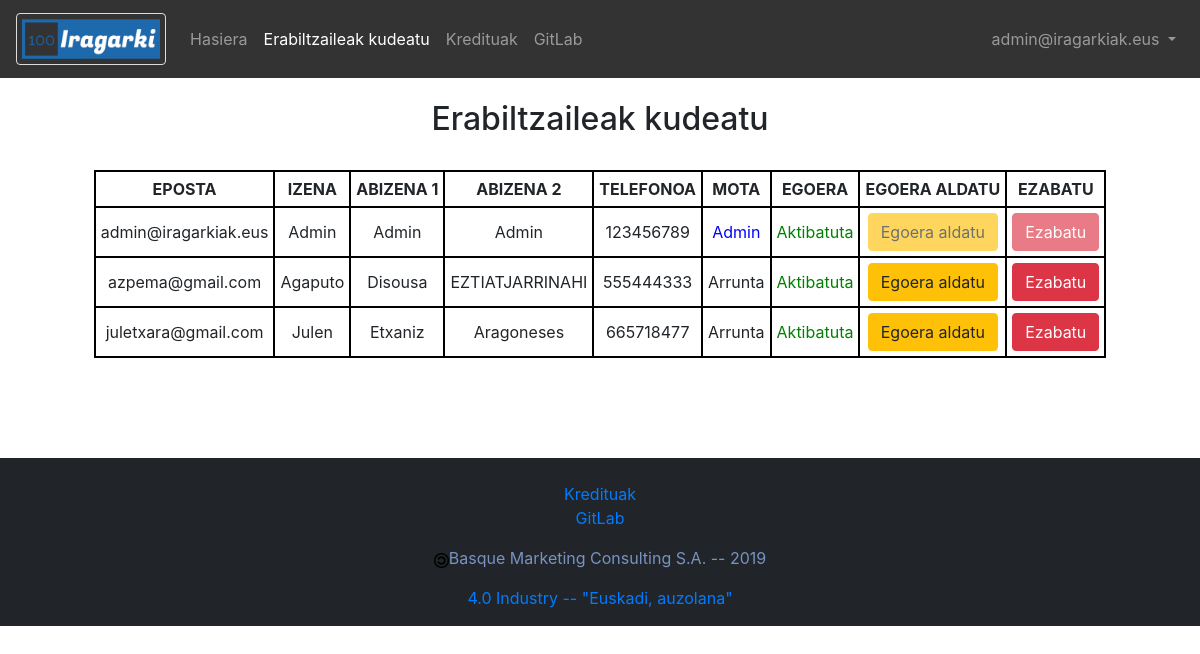
Screenshot of /php/HandlingAccounts.php (signed in) with the database file from the repository.
### tables this page shows
CREATE TABLE IF NOT EXISTS `users` (
  `email` varchar(100) NOT NULL,
  `password` varchar(100) NOT NULL,
  `name` varchar(100) NOT NULL,
  `surname1` varchar(100) NOT NULL,
  `surname2` varchar(100) NOT NULL,
  `telephone` int(11) NOT NULL,
  `banned` int(11) NOT NULL,
  `admin` int(11) NOT NULL,
  PRIMARY KEY (`email`)
);

### php/HandlingAccounts.php (the view, shortened to what this page needs)
<!DOCTYPE html>
<html>
<head>
</head>
<body>
    <?php include '../php/Menus.php' ?>
    <div class="main">
        <div id="taula">
			<h2>Erabiltzaileak kudeatu</h2>
			<br>
            <?php
                include '../php/DbConfig.php';
				$esteka = mysqli_connect($zerbitzaria, $erabiltzailea, $gakoa, $db) or die("Errorea datu-baseko konexioan");
				$sql = "SELECT * FROM users";
				$emaitza = mysqli_query($esteka, $sql) or die("Errorea datu-baseko kontsultan");
				echo '<table> <thead> <tr> <th> EPOSTA </th> <th> IZENA </th>
				<th> ABIZENA 1 </th> <th> ABIZENA 2 </th> <th> TELEFONOA </th> <th> MOTA </th>
				<th> EGOERA </th> <th> EGOERA ALDATU </th> <th> EZABATU </th> </tr> </thead> <tbody>';
				while ($row = mysqli_fetch_array($emaitza, MYSQLI_ASSOC)) {
					echo '<tr> <td>'.$row['email'].'</td> <td>'.$row['name'].'</td> <td>'.$row['surname1'].'</td>
					<td>'.$row['surname2'].'</td> <td>'.$row['telephone'].'</td> <td>'.admin($row['admin']).'</td>
					<td>'.banned($row['banned']).'</td> <td>'.aldatuButton($row['admin']).'</td> <td> '.ezabatuButton($row['admin']).' </td> </tr>';
				}
				echo '</tbody> </table>';
				function admin($admin) {
					if ($admin)
						return "<span style='color:blue'>Admin</span>";
					return "<span>Arrunta</span>";
				}
				function banned($banned) {
					return "<span style='color:green'>Aktibatuta</span>";
				}
				function aldatuButton($admin) {
					if ($admin)
						return '<button class="aldatu btn btn-warning" disabled>Egoera aldatu</button>';
					return '<button class="aldatu btn btn-warning">Egoera aldatu</button>';
				}
				function ezabatuButton($admin) {
					if ($admin)
						return '<button class="ezabatu btn btn-danger" disabled>Ezabatu</button>';
					return '<button class="ezabatu btn btn-danger">Ezabatu</button>';
				}
            ?>
        </div>
	</div>
</body>
</html>

### php/Menus.php (shortened to what this page needs)
<nav class="navbar navbar-expand-lg navbar-dark fixed-top">
	<a class="navbar-brand" href="Layout.php">
		<img src="../images/logo.png">
	</a>
	<div class="collapse navbar-collapse" id="navbarNavAltMarkup1">
		<div class="navbar-nav mr-auto">
			<a class="nav-item nav-link" href="Layout.php">Hasiera</a>
			<?php if (empty($_SESSION["email"])) { ?>
			<a class="nav-item nav-link" href="Credits.php">Kredituak</a>
			<a class="nav-item nav-link" href="https://gitlab.com/juletx/Iragarkiak" target="_blank">GitLab</a>
		</div>
		<div class="navbar-nav ml-auto">
			<a class="nav-item nav-link" href="SignUp.php">Erregistratu</a>
			<?php include 'LogIn.php'; ?>
		</div>
			<?php } else {
			include '../php/DbConfig.php';
			$link = mysqli_connect($zerbitzaria, $erabiltzailea, $gakoa, $db) or die("Errorea datu-baseko konexioan");
			$email = $_SESSION['email'];
			$sql = "SELECT admin FROM users WHERE email='$email'";
			$result = mysqli_query($link, $sql) or die("Errorea datu-baseko kontsultan");
			$row = mysqli_fetch_array($result, MYSQLI_ASSOC);
			if ($row['admin']) {
			?>
			<a class="nav-item nav-link" href="HandlingAccounts.php">Erabiltzaileak kudeatu</a>
			<?php } else { ?>
			<a class="nav-item nav-link" href="AddAdvertisement.php">Iragarkia gehitu</a>
			<a class="nav-item nav-link" href="ShowAdvertisementsUser.php?email=<?php echo $email ?>">Nire
				iragarkiak</a>
			<?php } ?>
			<a class="nav-item nav-link" href="Credits.php">Kredituak</a></span>
			<a class="nav-item nav-link" href="https://gitlab.com/juletx/Iragarkiak" target="_blank">GitLab</a>
		</div>
		<div class="navbar-nav ml-auto">
			<li class="nav-item dropdown">
				<a class="nav-link dropdown-toggle" href="#" id="navbarDropdown" role="button" data-toggle="dropdown"
					aria-haspopup="true" aria-expanded="false">
					<?php echo $email ?>
				</a>
			</li>
		</div>
			<?php } ?>
	</div>
</nav>

### styles/Style.css (style rules this page uses)
* { margin: 0; padding: 0; }
html { font-family: Roboto, sans-serif; }
body { margin: 0; background-color: #21ce77; }
footer { background: #212529; text-align: center; }
table, th, td { border: 2px solid black; border-collapse: collapse; }
th, td { padding: 5px; }
div#taula { display: inline-block; }
.navbar { z-index: 1; background-color: #333; position: fixed; width: 100%; top: 0; }
.navbar img { float: left; border: 1px solid #ddd; border-radius: 4px; padding: 5px; width: 150px; }
.main { position: relative; width: 100%; display: inline-block; text-align: center; margin-top: 100px; }
.footer { position: bottom; width: 100%; display: inline-block; text-align: center; margin-top: 100px; color: #7892c2; }

### rows the page displays
users: email "admin@iragarkiak.eus", name "Admin", surname1 "Admin", surname2 "Admin", telephone "123456789", admin "Admin"
users: email "azpema@gmail.com", name "Agaputo", surname1 "Disousa", surname2 "EZTIATJARRINAHI", telephone "555444333"
users: email "juletxara@gmail.com", name "Julen", surname1 "Etxaniz", surname2 "Aragoneses", telephone "665718477"

### other values shown
$email "admin@iragarkiak.eus"
